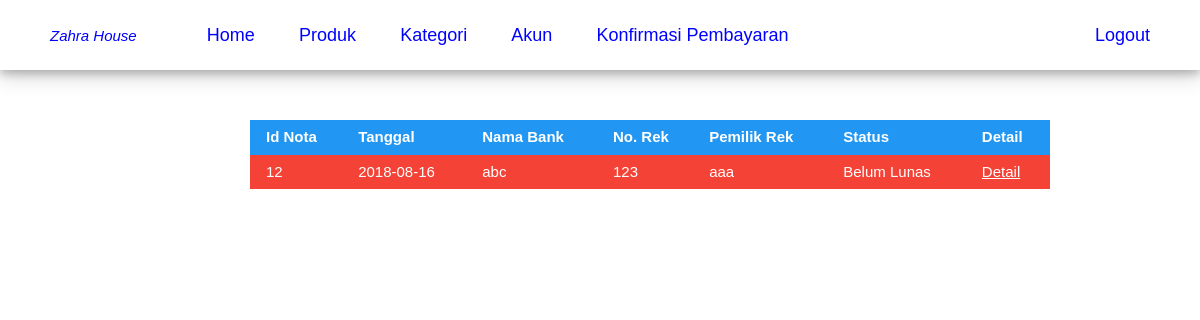
Screenshot of /admin/payment.php with the database file from the repository.
### tables this page shows
CREATE TABLE `confirmation` (
  `idConfirmation` int(10) UNSIGNED NOT NULL,
  `idNota` int(10) UNSIGNED NOT NULL,
  `date` date NOT NULL,
  `bank` char(20) NOT NULL,
  `numberAccount` char(30) NOT NULL,
  `accountOwner` char(50) NOT NULL,
  `picture` char(100) NOT NULL
);

CREATE TABLE `nonota` (
  `idNota` int(10) UNSIGNED NOT NULL,
  `idAccount` varchar(50) NOT NULL,
  `tanggal` date NOT NULL,
  `service` char(10) NOT NULL,
  `ongkir` mediumint(11) UNSIGNED NOT NULL,
  `status` tinyint(1) NOT NULL
);

### admin/payment.php (the view, shortened to what this page needs)
<?php
    include "../config/config.php";
?>
<!DOCTYPE html>
<html lang="en">
<head>
    <link rel="stylesheet" type="text/css" href="../style/w3.css">
    <link rel="stylesheet" type="text/css" href="../style/css.css">
</head>
<body>
<?php
    include 'menu.php';
?>
    <div class="isi" style="margin: 0 200px;">
<?php
    $sql = "SELECT
            confirmation.idConfirmation,
            nonota.status,
            nonota.idNota,
            confirmation.date,
            confirmation.bank,
            confirmation.numberAccount,
            confirmation.accountOwner
            FROM confirmation
            INNER JOIN nonota
            ON confirmation.idNota = nonota.idNota";
    if ($stmt = $mysqli->prepare($sql)) {
        if ($stmt->execute()) {
            $stmt->bind_result($sqlIdConfirmation, $sqlStatus, $sqlIdNota, $sqlDate, $sqlBank, $sqlNumerAccount, $sqlAccountOwner);
            ?>
            <table class="w3-table w3-centeblue w3-striped" style="width: 800px; margin-top: 20px;">
            <tr class="w3-blue">
                <th>Id Nota</th>
                <th>Tanggal</th>
                <th>Nama Bank</th>
                <th>No. Rek</th>
                <th>Pemilik Rek</th>
                <th>Status</th>
                <th>Detail</th>
            <tr>
            <?php
            while($stmt->fetch()){
                if ($sqlStatus == 1) {
            ?>
            <tr>
                <td><?php echo $sqlIdNota; ?></td>
                <td><?php echo $sqlDate; ?></td>
                <td><?php echo $sqlBank; ?></td>
                <td><?php echo $sqlNumerAccount; ?></td>
                <td><?php echo $sqlAccountOwner; ?></td>
                <td><?php echo "Lunas"; ?></td>
                <td><a href="paymentDetail.php?confirmation=<?php echo $sqlIdConfirmation; ?>">Detail</a></td>
            </tr>
            <?php
                }
                else{
            ?>
            <tr class="w3-red">
                <td><?php echo $sqlIdNota; ?></td>
                <td><?php echo $sqlDate; ?></td>
                <td><?php echo $sqlBank; ?></td>
                <td><?php echo $sqlNumerAccount; ?></td>
                <td><?php echo $sqlAccountOwner; ?></td>
                <td><?php echo "Belum Lunas"; ?></td>
                <td><a href="paymentDetail.php?confirmation=<?php echo $sqlIdConfirmation; ?>">Detail</a></td>
            </tr>
            <?php
                }
            }
            ?>
            </table>
            <?php
        }
        else{
            echo $stmt->error;
        }
    }
    else{
        echo $mysqli->error;
    }
?>
    </div>
</body>
</html>

### style/w3.css (style rules this page uses)
html { -ms-text-size-adjust:100%;-webkit-text-size-adjust:100% }
body { margin:0 }
a { -webkit-tap-highlight-color:transparent;background-color:transparent }
html,body { font-family:Verdana,sans-serif;font-size:15px;line-height:1.5 }
a { color:inherit }
table { border-collapse:collapse;border-spacing:0;width:100%;display:table }
table,th,td { border:none }
.w3-striped tbody tr:nth-child(even) { background-color:#f1f1f1 }
.w3-table td,.w3-table th,.w3-table-all td,.w3-table-all th { padding:6px 8px;display:table-cell;text-align:left;vertical-align:top }
.w3-table th:first-child,.w3-table td:first-child,.w3-table-all th:first-child,.w3-table-all td:first-child { padding-left:16px }
.w3-blue,.w3-hover-blue:hover { color:#fff !important;background-color:#2196F3 !important }
.w3-red,.w3-hover-red:hover { color:#fff !important;background-color:#f44336 !important }

### style/css.css (style rules this page uses)
.isi { padding: 30px 50px; }

### rows the page displays
confirmation: idNota.idNota "12", date "2018-08-16", bank "abc", numberAccount "123", accountOwner "aaa"
